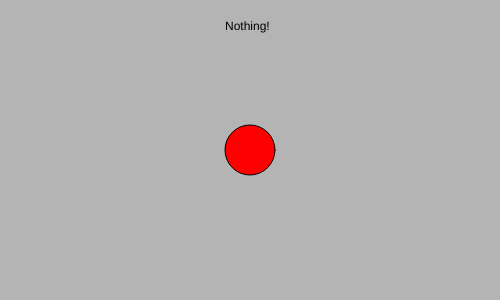
Frame 1 (no input)
Frame 60 (no input): identical to frame 1, image omitted
Frame 120 (the mouse pressed at the canvas centre since frame 60): identical to frame 1, image omitted

The p5.js sketch that drew this single still picture (run headless with seeded random() and noise() and a simulated clock; from frame 60 on, the mouse is pressed at the canvas centre):

// p5.js sketch
// ── sketch.js
let circleX, circleY, circleSize, circleColor;
let message = "Nothing!";

function setup() {
    createCanvas(500, 300);
    console.log('start:', millis());
    setTimeout(callBack, 5000);
    circleX = width/2;
    circleY = height/2;
    circleSize = 50;
    circleColor = color(255, 0, 0);
}

function draw() {
    background(180);
    fill(circleColor);
    circle(circleX, circleY, circleSize);
    fill(0);
    text (message, width * 0.45, height * 0.1);
}

function mouseClicked() {
    console.log('click');
    anim();
}

function delay(timeDelay) {
    return new Promise ( (resolve) => setTimeout(resolve, timeDelay));
    //resolve => setTimeout(resolve, timeDelay);
};

async function anim() {
    await delay(1000);
    circleSize = 150;

    await delay(1000);
    circleX = width * 0.75;
    message = 'move to right';

    await delay(1000);
    circleColor = color(0, 255, 0);

    await delay(1000);
    circleY = height * 0.75;

    await delay(1000);
    circleSize = 50;

    setTimeout(() => {
        circleSize = 150;
        setTimeout(() => {
            circleX = width * 0.75;
            setTimeout(() => {
                circleColor = color(0, 255, 0);
                setTimeout(() => {
                    circleX = width * 0.5;
                    setTimeout(() => {
                        circleSize = 50;
                    }, 1000)
                }, 1000)
            }, 1000);
        }, 1000);
    }, 1000);
}

function callBack() {
    console.log('time out:', millis());
}
